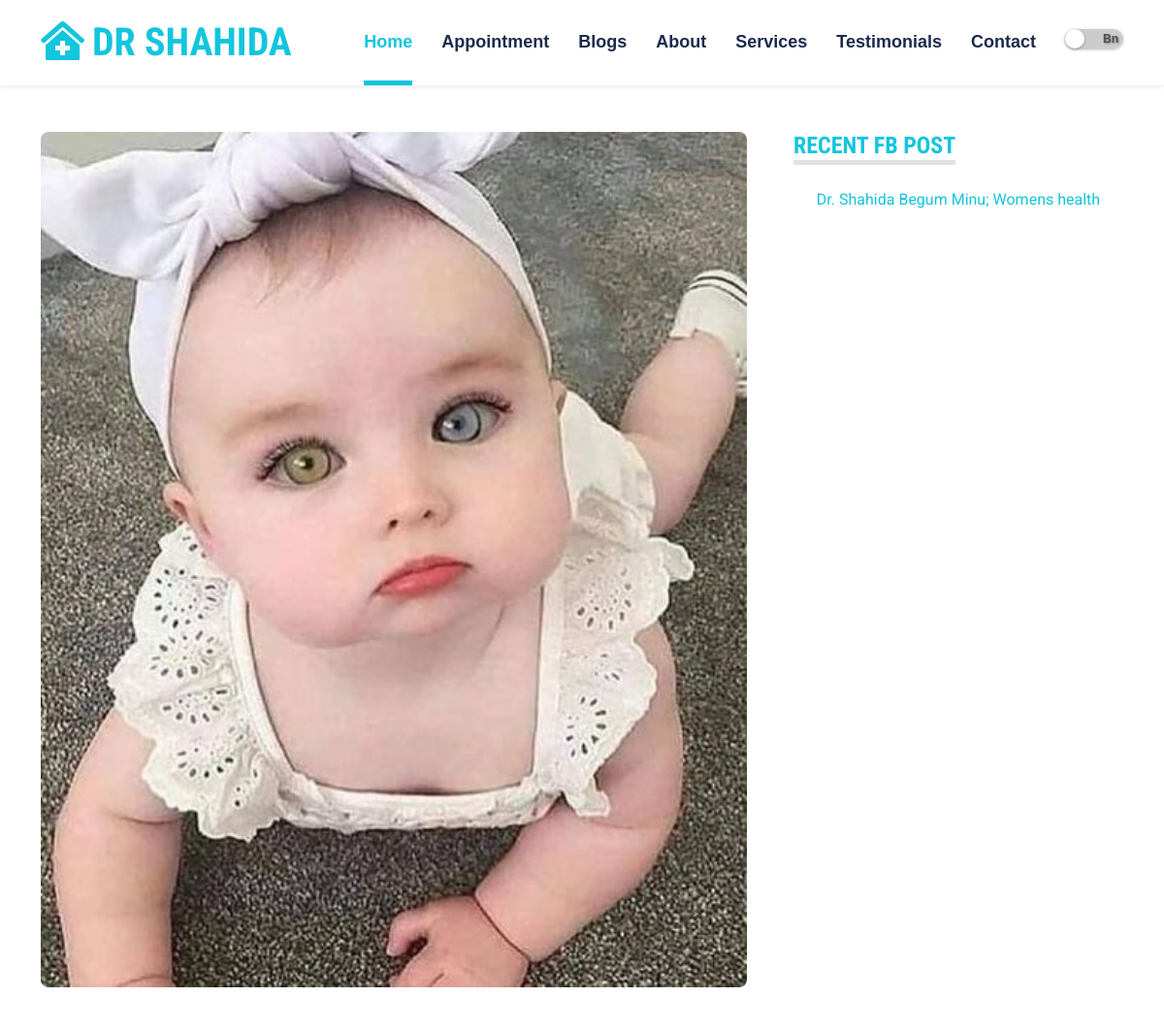
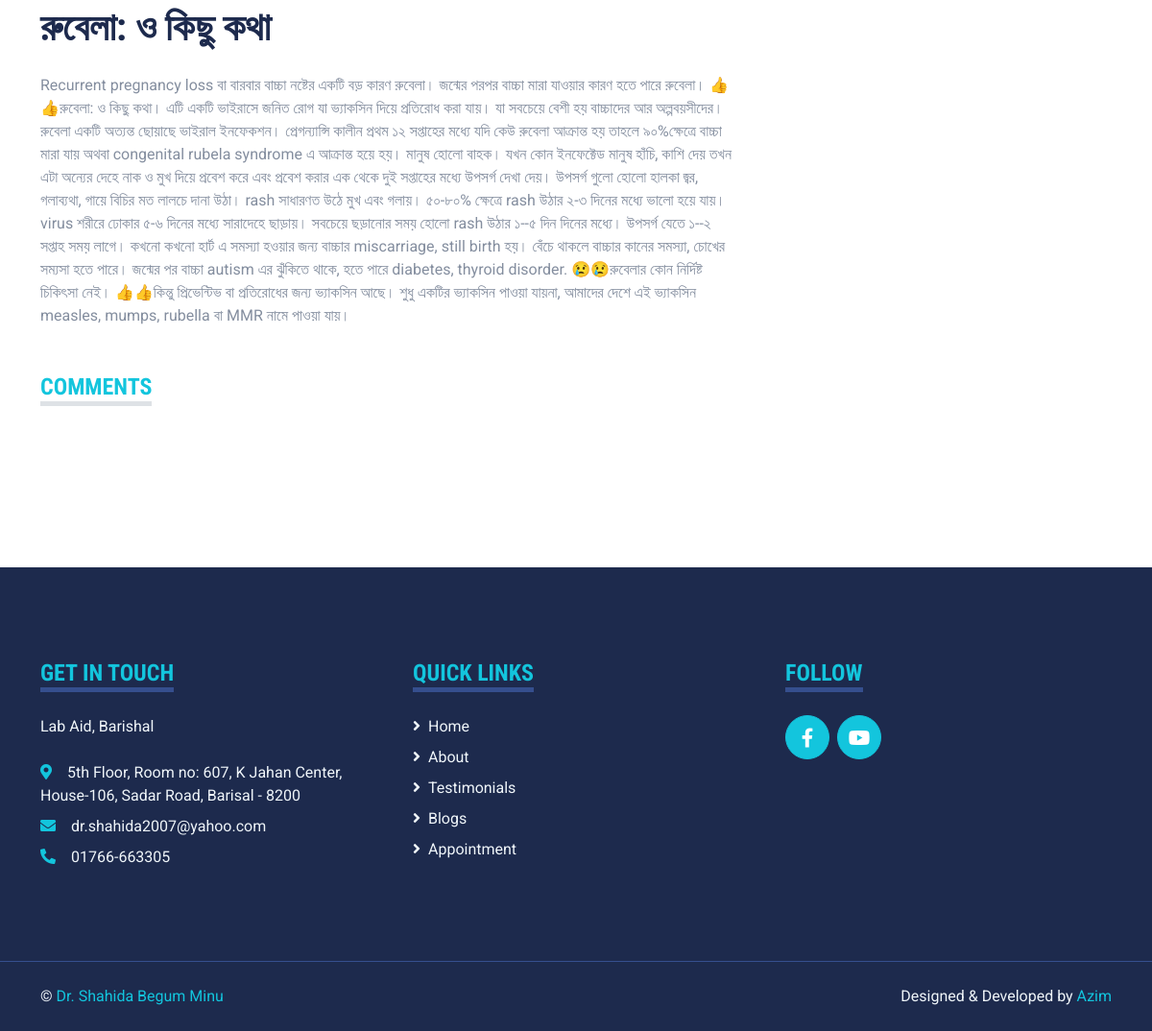
Screenshot of /blog/post/7 with the database file from the repository (2 pictures, top to bottom).
### dr_shahida/models.py (models this page shows, shortened)
class BlogPost(models.Model):
    title = models.CharField(max_length=200, unique=True)
    slug = models.SlugField(max_length=200, unique=True)
    author = models.ForeignKey(User, on_delete= models.CASCADE,related_name='blog_posts')
    updated_on = models.DateTimeField(auto_now= True)
    img = models.ImageField(upload_to='featured_image')
    content = models.TextField()
    created_on = models.DateTimeField(auto_now_add=True)
    status = models.IntegerField(choices=STATUS, default=0)
    class Meta:
        ordering = ['-created_on']

### dr_shahida/views.py (the view)
# urls.py: path('blog/post/<int:post_id>', views.blogdetailview, name='blogdetailview'),
def blogdetailview(request,post_id):
    blog_post = BlogPost.objects.get(pk=post_id)
    blog_posts = BlogPost.objects.all()
    ln = get_lang(request)
    context = {
        'blog_post':blog_post,
        'lang': my_dict[ln],
        'selected_lang' : ln
    }
    return render(request, 'dr_shahida/detail.html', context=context)

### dr_shahida/views.py (called while the page is built)
def get_lang(request):
    if 'lang' in request.COOKIES:
        ln = request.COOKIES['lang']
        if ln in our_lang:
            pass
        else:
            return 'en'
    else:
        x = to_locale(get_language())
        x = x.split('_')[0]
        if x in our_lang:
            ln = x
        else:
            ln = 'en'
    return ln

### templates/dr_shahida/detail.html (shortened to what this page needs)
{% extends 'dr_shahida/base.html' %}
{% load i18n %}
{% load static %}
{% block content %}
    <div class="container py-5">
        <div class="row g-5">
            <div class="col-lg-8">
                <div class="mb-5">
                    <img class="img-fluid w-100 rounded mb-5" src="{{ blog_post.img.url }}" alt="">
                    <h1 class="mb-4">{{ blog_post.title }}</h1>
                    <p>{{ blog_post.content }}</p>
                    </div>
                <div class="mb-5">
                    <h4 class="d-inline-block text-primary text-uppercase border-bottom border-5 mb-4">{{lang.Comments}}</h4>
                </div>
            </div>
            <div class="col-lg-4">
                <div class="mb-5">
                    <h4 class="d-inline-block text-primary text-uppercase border-bottom border-5 mb-4">{{lang.fb_page_title}}</h4>
                    <div class="text-center mx-auto mb-5" style="max-width: 500px;">
                        <div class="fb-page" data-href="https://www.facebook.com/Dr.ShahidaBegumMinu/" data-tabs="timeline" data-width="" data-height="1200" data-small-header="false" data-adapt-container-width="true" data-hide-cover="false" data-show-facepile="true"><blockquote cite="https://www.facebook.com/Dr.ShahidaBegumMinu/" class="fb-xfbml-parse-ignore"><a href="https://www.facebook.com/Dr.ShahidaBegumMinu/">Dr. Shahida Begum Minu; Womens health</a></blockquote></div>
                    </div>
                </div>
            </div>
        </div>
    </div>
    {% endblock %}
{% block footer %}
{% include 'dr_shahida/footer.html' %}
{% endblock %}

### static/css/style.css (style rules this page uses)
:root { --primary: #13C5DD; --secondary: #354F8E; --light: #EFF5F9; --dark: #1D2A4D; }

### rows the page displays
BlogPost: img (picture), title "রুবেলা: ও কিছু কথা", content "Recurrent pregnancy loss বা বারবার বাচ্চা নষ্টের একটি বড় কারণ রুবেলা। জন্মের পরপর বাচ্চা মারা যাওয়ার কারণ হতে পারে রুবেলা। 👍👍রুবেলা: ও কিছু কথা। এটি একটি ভাইরাসে জনিত রোগ যা ভ্যাকসিন দিয়ে প্রতিরোধ করা যায়। যা সবচেয়ে বেশী হয় বাচ্চাদের আর অল্পবয়সীদের। রুবেলা একটি অত্যন্ত ছোয়াছে ভাইরাল ইনফেকশন। প্রেগন্যান্সি কালীন প্রথম ১২ সপ্তাহের মধ্যে যদি কেউ রুবেলা আক্রান্ত হয় তাহলে ৯০%ক্ষেত্রে বাচ্চা মারা যায় অথবা congenital rubela syndrome এ আক্রান্ত হয়ে হয়। মানুষ হোলো বাহক। যখন কোন ইনফেক্টেড মানুষ হাঁচি, কাশি দেয় তখন এটা অন্যের দেহে নাক ও মুখ দিয়ে প্রবেশ করে এবং প্রবেশ করার এক থেকে দুই সপ্তাহের মধ্যে উপসর্গ দেখা দেয়। উপসর্গ গুলো হোলো হালকা জ্বর, গলাব্যথা, গায়ে বিচির মত লালচে দানা উঠা। rash সাধারণত উঠে…"

### other values shown
{{ lang.home }} "Home"
{{ lang.appointment }} "Appointment"
{{ lang.blog }} "Blogs"
{{ lang.about }} "About"
{{ lang.services }} "Services"
{{ lang.testimonials }} "Testimonials"
{{ lang.contact }} "Contact"
{{ lang.Comments }} "COMMENTS"
{{ lang.fb_page_title }} "RECENT FB POST"
{{ lang.footer_title }} "GET IN TOUCH"
{{ lang.footer_tagline }} "Lab Aid, Barishal"
{{ lang.footer_address }} "5th Floor, Room no: 607, K Jahan Center, House-106, Sadar Road, Barisal - 8200"
{{ lang.footer_email }} "dr.shahida2007@yahoo.com"
{{ lang.footer_phone }} "01766-663305"
{{ lang.footer_menu }} "QUICK LINKS"
